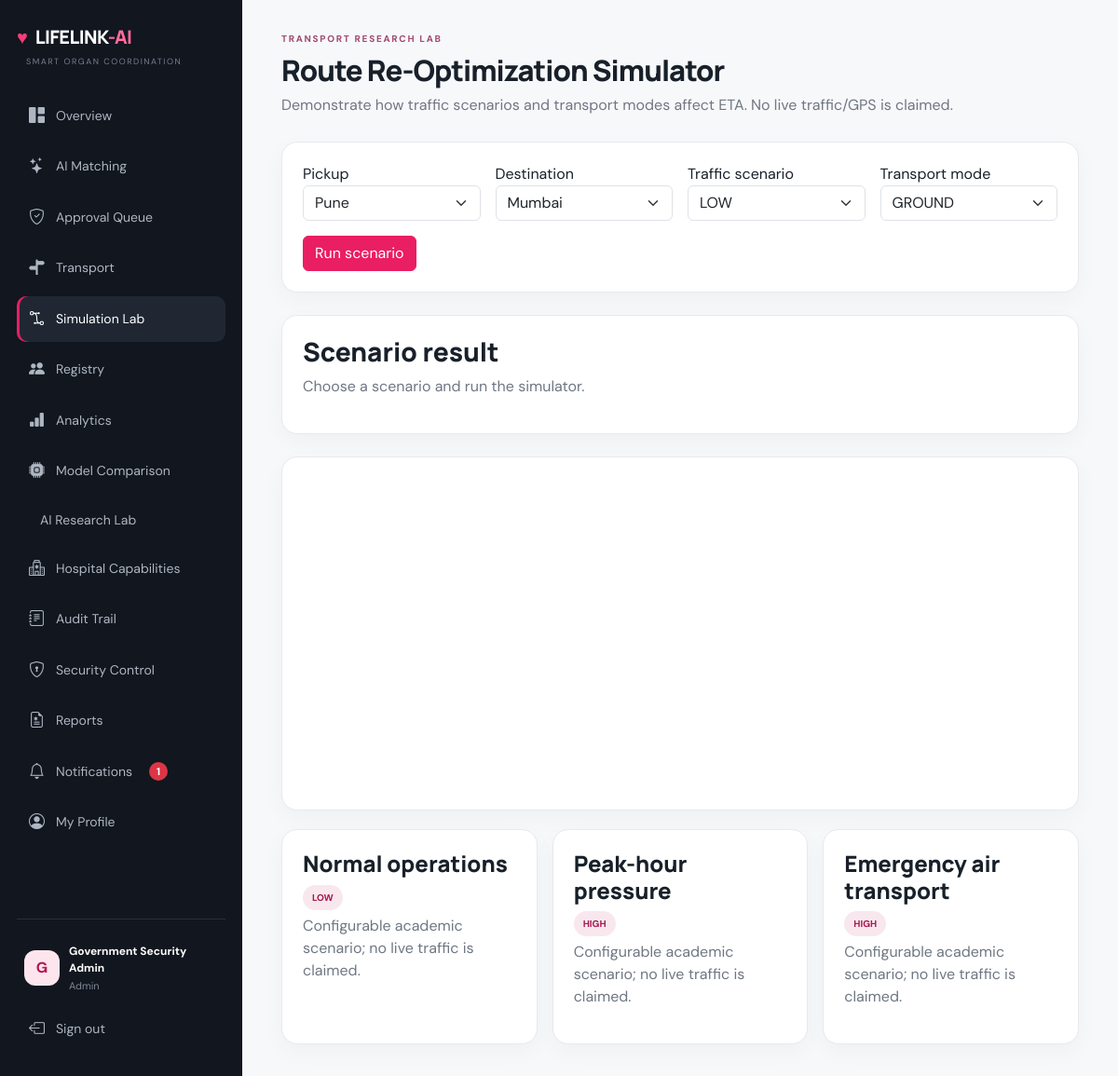
The app's page /simulation (signed in) with its own data.
### app/models.py (models this page shows)
class User(UserMixin, db.Model):
    id = db.Column(db.Integer, primary_key=True)
    name = db.Column(db.String(120), nullable=False)
    email = db.Column(db.String(160), unique=True, nullable=False)
    password = db.Column(db.String(255), nullable=False)
    role = db.Column(db.String(30), nullable=False)
    hospital = db.Column(db.String(160))
    created_at = db.Column(db.DateTime, default=datetime.utcnow)

### app/routes.py (the view)
@bp.route('/simulation')
@login_required
@require_page('simulation')
@require_verified
def simulation():
    scenarios=[]
    for name,traffic,mode in [('Normal operations','LOW','Ground'),('Peak-hour pressure','HIGH','Ground'),('Emergency air transport','HIGH','Air')]:
        scenarios.append({'name':name,'traffic':traffic,'mode':mode,'description':'Configurable academic scenario; no live traffic is claimed.'})
    return render_template('simulation.html',scenarios=scenarios,**page_data())

### app/routes.py (called while the page is built)
@bp.before_app_request
def csrf_protect():
    if 'csrf_token' not in request.cookies:
        pass
    from flask import session
    if 'csrf_token' not in session: session['csrf_token']=secrets.token_urlsafe(32)
    if request.method=='POST' and request.endpoint not in {'main.login','main.register'}:
        token=(request.get_json(silent=True) or {}).get('_csrf') if request.is_json else request.form.get('_csrf')
        if not token or not secrets.compare_digest(token,session['csrf_token']): abort(400, description='Invalid or missing security token. Refresh the page and try again.')

def allowed(page): return current_user.role in PERMISSIONS and page in PERMISSIONS[current_user.role]

def require_page(page):
    def deco(fn):
        @wraps(fn)
        def wrapped(*a,**k):
            if not allowed(page): abort(403)
            return fn(*a,**k)
        return wrapped
    return deco

def require_verified(fn):
    @wraps(fn)
    def wrapped_verified(*a,**k):
        if current_user.role != 'Admin':
            p=get_profile()
            if not p or p.verification_status != 'Verified': abort(403)
        return fn(*a,**k)
    return wrapped_verified

def page_data():
    unread=0
    if current_user.is_authenticated:
        unread=Notification.query.filter_by(user_id=current_user.id,is_read=False).count()
    return dict(active=request.endpoint or '', unread_notifications=unread)

### app/templates/simulation.html (shortened to what this page needs)
{% extends 'base.html' %}{% block title %}Transport Simulation Lab · LifeLink-AI{% endblock %}{% block content %}
<div class="topbar"><div><div class="eyebrow">TRANSPORT RESEARCH LAB</div><h1>Route Re-Optimization Simulator</h1><p class="muted">Demonstrate how traffic scenarios and transport modes affect ETA. No live traffic/GPS is claimed.</p></div></div>
<div class="panel"><form id="simForm" class="row g-3"><div class="col-md-3"><label>Pickup</label><select name="source" class="form-select"><option>Pune</option><option>Nashik</option><option>Ahmednagar</option></select></div><div class="col-md-3"><label>Destination</label><select name="destination" class="form-select"><option>Mumbai</option><option>Pune</option><option>Nashik</option></select></div><div class="col-md-3"><label>Traffic scenario</label><select name="traffic" class="form-select"><option>LOW</option><option>MEDIUM</option><option>HIGH</option><option>VERY_HIGH</option></select></div><div class="col-md-3"><label>Transport mode</label><select name="mode" class="form-select"><option>GROUND</option><option>EMERGENCY_GROUND</option><option>AIR_AMBULANCE</option></select></div><div class="col-12"><button class="btn btn-primary">Run scenario</button></div></form></div>
<div id="result" class="panel mt-4"><h3>Scenario result</h3><p class="muted">Choose a scenario and run the simulator.</p></div><div id="routeMap" class="panel mt-4" style="height:380px"></div>
<div class="row g-3 mt-1">{% for s in scenarios %}<div class="col-md-4"><div class="panel h-100"><h4>{{s.name}}</h4><span class="badge-soft">{{s.traffic}}</span><p class="muted mt-2">{{s.description}}</p></div></div>{% endfor %}</div>
<link rel="stylesheet" href="https://unpkg.com/leaflet@1.9.4/dist/leaflet.css">{% endblock %}

### app/templates/base.html (shortened to what this page needs)
<!doctype html><html lang="en"><head><link href="https://cdn.jsdelivr.net/npm/bootstrap@5.3.3/dist/css/bootstrap.min.css" rel="stylesheet"><link href="https://cdn.jsdelivr.net/npm/bootstrap-icons@1.11.3/font/bootstrap-icons.css" rel="stylesheet"><link rel="stylesheet" href="{{url_for('static',filename='css/style.css')}}"></head><body>
{% if current_user.is_authenticated %}<aside class="sidebar"><div class="brand"><span class="logo-heart">♥</span> LIFELINK<span>-AI</span></div><div class="sidebar-label">SMART ORGAN COORDINATION</div><nav><a class="{{'active' if request.endpoint=='main.dashboard'}}" href="/dashboard"><i class="bi bi-grid-1x2-fill"></i> Overview</a>
{% if current_user.role in ['Admin','Doctor'] %}<a class="{{'active' if request.endpoint=='main.matching'}}" href="/matching"><i class="bi bi-stars"></i> AI Matching</a>{% endif %}
{% if current_user.role in ['Admin','Doctor','Hospital'] %}<a class="{{'active' if request.endpoint=='main.approvals'}}" href="/approvals"><i class="bi bi-shield-check"></i> Approval Queue</a>{% endif %}
{% if current_user.role in ['Admin','Hospital'] %}<a class="{{'active' if request.endpoint=='main.transport'}}" href="/transport"><i class="bi bi-signpost-split-fill"></i> Transport</a><a class="{{'active' if request.endpoint=='main.simulation'}}" href="/simulation"><i class="bi bi-bezier2"></i> Simulation Lab</a>{% endif %}
{% if current_user.role=='Admin' %}<a class="{{'active' if request.endpoint=='main.data'}}" href="/data"><i class="bi bi-people-fill"></i> Registry</a>{% endif %}
{% if current_user.role in ['Admin','Doctor','Hospital'] %}<a class="{{'active' if request.endpoint=='main.analytics'}}" href="/analytics"><i class="bi bi-bar-chart-fill"></i> Analytics</a><a class="{{'active' if request.endpoint=='main.model_comparison'}}" href="/model-comparison"><i class="bi bi-cpu-fill"></i> Model Comparison</a><a class="{{'active' if request.endpoint=='main.ai_lab'}}" href="/ai-lab"> AI Research Lab</a>{% endif %}
{% if current_user.role in ['Admin','Hospital'] %}<a class="{{'active' if request.endpoint=='main.hospital_capabilities'}}" href="/hospital-capabilities"><i class="bi bi-hospital"></i> Hospital Capabilities</a>{% endif %}{% if current_user.role=='Admin' %}<a class="{{'active' if request.endpoint=='main.audit'}}" href="/audit"><i class="bi bi-journal-text"></i> Audit Trail</a><a class="{{'active' if request.endpoint=='main.security'}}" href="/security"><i class="bi bi-shield-lock"></i> Security Control</a>{% endif %}
<a class="{{'active' if request.endpoint in ['main.reports','main.before_report','main.after_report']}}" href="/reports"><i class="bi bi-file-earmark-medical"></i> Reports</a><a class="{{'active' if request.endpoint=='main.notifications'}}" href="/notifications"><i class="bi bi-bell"></i> Notifications {% if unread_notifications %}<span class="notification-count">{{unread_notifications}}</span>{% endif %}</a><a class="{{'active' if request.endpoint=='main.profile'}}" href="/profile"><i class="bi bi-person-circle"></i> My Profile</a></nav><div class="sidebar-bottom"><div class="mini-user"><div class="avatar">{{current_user.name[0]}}</div><div><b>{{current_user.name}}</b><small>{{current_user.role}}</small></div></div><a href="/logout"><i class="bi bi-box-arrow-left"></i> Sign out</a></div></aside><button class="mobile-menu" onclick="document.querySelector('.sidebar').classList.toggle('open')"></button>{% endif %}
<main class="{{'content' if current_user.is_authenticated else ''}}">{% block content %}{% endblock %}</main></body></html>

### app/static/css/style.css (style rules this page uses)
:root { --ink:#18202a;--muted:#6f7783;--line:#e8e9ee;--bg:#f7f8fa;--card:#fff;--pink:#e91e63;--pink2:#ad1457;--pink-soft:#fde8f0;--green:#11865a;--green-soft:#e7f7ef;--amber:#a46b00;--amber-soft:#fff5dc;--navy:#151a24 }
* { box-sizing:border-box }
body { margin:0;background:var(--bg);color:var(--ink);font-family:'DM Sans',sans-serif }
h1,h2,h3,h4,h5 { font-family:Manrope,sans-serif;font-weight:800 }
a { text-decoration:none;color:inherit }
.muted { color:var(--muted) }
.content { margin-left:260px;padding:34px 42px;min-height:100vh }
.sidebar { position:fixed;z-index:20;left:0;top:0;bottom:0;width:260px;background:#11161f;color:#fff;padding:26px 18px;display:flex;flex-direction:column }
.brand { font:800 20px Manrope,sans-serif;letter-spacing:-.6px }
.brand span:last-child { color:#ff6e9d }
.logo-heart { color:#f43d78;margin-right:5px }
.sidebar-label { font-size:9px;letter-spacing:1.5px;color:#78818e;margin:7px 10px 26px }
.sidebar nav { display:flex;flex-direction:column;gap:5px }
.sidebar nav a,.sidebar-bottom>a { padding:12px 13px;border-radius:10px;color:#aeb6c2;font-size:14px;display:flex;gap:12px;align-items:center }
.sidebar nav a i,.sidebar-bottom>a i { font-size:17px }
.sidebar nav a.active,.sidebar nav a:hover,.sidebar-bottom>a:hover { background:#202733;color:#fff }
.sidebar nav a.active { box-shadow:inset 3px 0 var(--pink) }
.sidebar-bottom { margin-top:auto;border-top:1px solid #29303b;padding-top:17px }
.mini-user { display:flex;gap:10px;align-items:center;padding:8px 8px 13px }
.mini-user b { display:block;font-size:12px }
.mini-user small { display:block;color:#7f8895;font-size:11px;margin-top:2px }
.avatar { height:38px;width:38px;border-radius:12px;background:#fce5ed;color:#b81752;display:grid;place-items:center;font-weight:800;flex:0 0 auto }
.topbar { display:flex;justify-content:space-between;align-items:flex-start;margin-bottom:27px }
.eyebrow { font-size:10px;font-weight:800;letter-spacing:1.7px;color:#a24d70;margin-bottom:8px }
.topbar h1 { font-size:31px;letter-spacing:-1px;margin:0 0 7px }
.topbar p { margin:0 }
.panel { background:#fff;border:1px solid var(--line);border-radius:17px;padding:22px;box-shadow:0 8px 24px rgba(24,32,42,.035) }
.btn-primary { background:var(--pink);border-color:var(--pink) }
.badge-soft { background:#f8e8ee;color:#a7194f;padding:7px 10px;border-radius:99px;font-size:10px;font-weight:800 }

### app/templates/base.html (style rules this page uses)
.notification-count { display:inline-flex;align-items:center;justify-content:center;min-width:20px;height:20px;padding:0 5px;margin-left:6px;border-radius:999px;background:#dc3545;color:#fff;font-size:.7rem;font-weight:700 }

### records on screen
User: name "G", name "Government Security Admin", role "Admin"

### other values on screen
{{ unread_notifications }} "1"
{{ s.name }} "Normal operations" "Peak-hour pressure" "Emergency air transport"
{{ s.traffic }} "LOW" "HIGH" "HIGH"
{{ s.description }} "Configurable academic scenario; no live traffic is claimed." "Configurable academic scenario; no live traffic is claimed." "Configurable academic scenario; no live traffic is claimed."
